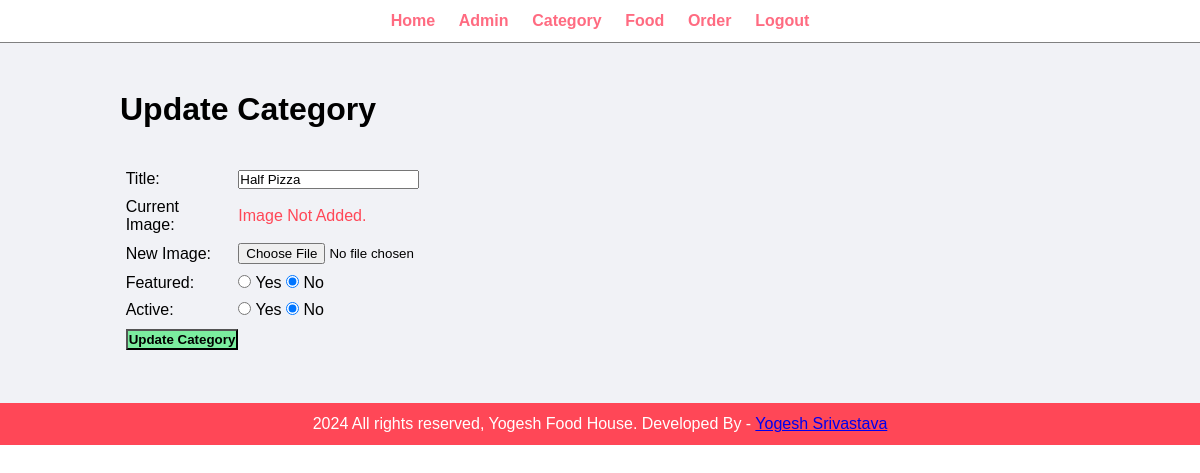
Page /admin/update-category.php?id=13 (signed in) on the committed database.
### tables this page shows
CREATE TABLE `tbl_category` (
  `id` int(10) UNSIGNED NOT NULL,
  `title` varchar(100) NOT NULL,
  `image_name` varchar(255) NOT NULL,
  `featured` varchar(10) NOT NULL,
  `active` varchar(10) NOT NULL
);

### admin/update-category.php (the view, shortened to what this page needs)
<?php include('partials/menu.php'); ?>
<div class="main-content">
    <div class="wrapper">
        <h1>Update Category</h1>
        <br><br>
        <?php
            if(isset($_GET['id']))
            {
                $id = $_GET['id'];
                $sql = "SELECT * FROM tbl_category WHERE id=$id";
                $res = mysqli_query($conn, $sql);
                $count = mysqli_num_rows($res);
                if($count==1)
                {
                    $row = mysqli_fetch_assoc($res);
                    $title = $row['title'];
                    $current_image = $row['image_name'];
                    $featured = $row['featured'];
                    $active = $row['active'];
                }
                else
                {
                    $_SESSION['no-category-found'] = "<div class='error'>Category not Found.</div>";
                    header('location:'.SITEURL.'admin/manage-category.php');
                }
            }
            else
            {
                header('location:'.SITEURL.'admin/manage-category.php');
            }
        ?>
        <form action="" method="POST" enctype="multipart/form-data">
            <table class="tbl-30">
                <tr>
                    <td>Title: </td>
                    <td>
                        <input type="text" name="title" value="<?php echo $title; ?>">
                    </td>
                </tr>
                <tr>
                    <td>Current Image: </td>
                    <td>
                        <?php
                            if($current_image != "")
                            {
                                ?>
                                <img src="<?php echo SITEURL; ?>images/category/<?php echo $current_image; ?>" width="150px">
                                <?php
                            }
                            else
                            {
                                echo "<div class='error'>Image Not Added.</div>";
                            }
                        ?>
                    </td>
                </tr>
                <tr>
                    <td>New Image: </td>
                    <td>
                        <input type="file" name="image">
                    </td>
                </tr>
                <tr>
                    <td>Featured: </td>
                    <td>
                        <input <?php if($featured=="Yes"){echo "checked";} ?> type="radio" name="featured" value="Yes"> Yes
                        <input <?php if($featured=="No"){echo "checked";} ?> type="radio" name="featured" value="No"> No
                    </td>
                </tr>
                <tr>
                    <td>Active: </td>
                    <td>
                        <input <?php if($active=="Yes"){echo "checked";} ?> type="radio" name="active" value="Yes"> Yes
                        <input <?php if($active=="No"){echo "checked";} ?> type="radio" name="active" value="No"> No
                    </td>
                </tr>
                <tr>
                    <td>
                        <input type="submit" name="submit" value="Update Category" class="btn-secondary">
                    </td>
                </tr>
            </table>
        </form>
    </div>
</div>
<?php include('partials/footer.php'); ?>

### css/admin.css (style rules this page uses)
* { margin: 0; padding: 0; font-family: Arial, Helvetica, sans-serif; }
.wrapper { padding: 1%; width: 80%; margin: 0 auto; }
.tbl-30 { width: 30%; }
table tr td { padding: 1%; }
.btn-secondary { background-color: #7bed9f; padding: 1%; color: black; text-decoration: none; font-weight: bold; }
.error { color: #ff4757; }
.main-content { background-color: #f1f2f6; padding: 3% 0; }

### rows in the picture
tbl_category: title "Half Pizza", featured "☑", active "☑"
